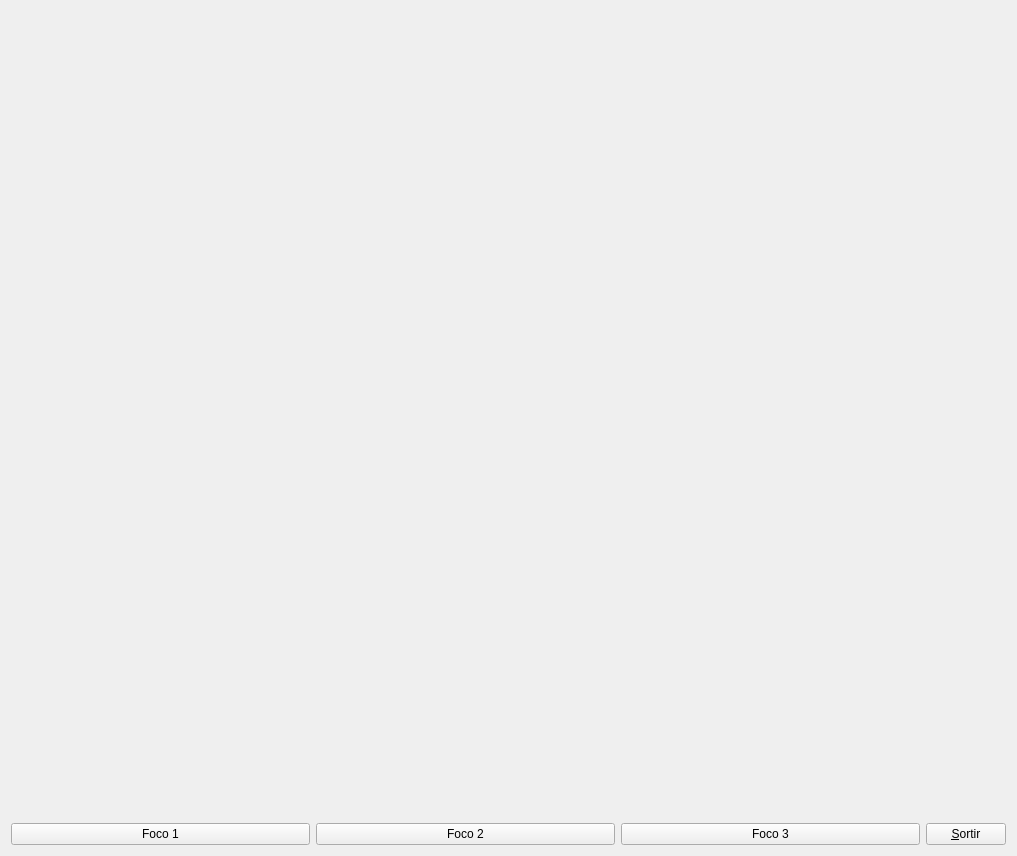
<?xml version="1.0" encoding="UTF-8"?>
<ui version="4.0">
 <class>MyForm</class>
 <widget class="QWidget" name="MyForm">
  <property name="geometry">
   <rect>
    <x>0</x>
    <y>0</y>
    <width>1017</width>
    <height>856</height>
   </rect>
  </property>
  <property name="windowTitle">
   <string>IDI-Lab</string>
  </property>
  <layout class="QHBoxLayout" name="horizontalLayout_3">
   <item>
    <layout class="QHBoxLayout" name="horizontalLayout_2">
     <item>
      <layout class="QVBoxLayout" name="verticalLayout_2">
       <item>
        <widget class="MyGLWidget" name="widget" native="true">
         <property name="sizePolicy">
          <sizepolicy hsizetype="Expanding" vsizetype="Expanding">
           <horstretch>0</horstretch>
           <verstretch>0</verstretch>
          </sizepolicy>
         </property>
        </widget>
       </item>
       <item>
        <layout class="QHBoxLayout" name="horizontalLayout">
         <item>
          <widget class="QPushButton" name="pushButton_3">
           <property name="text">
            <string>Foco 1</string>
           </property>
          </widget>
         </item>
         <item>
          <widget class="QPushButton" name="pushButton_2">
           <property name="text">
            <string>Foco 2</string>
           </property>
          </widget>
         </item>
         <item>
          <widget class="QPushButton" name="pushButton_4">
           <property name="text">
            <string>Foco 3</string>
           </property>
          </widget>
         </item>
        </layout>
       </item>
      </layout>
     </item>
     <item>
      <layout class="QVBoxLayout" name="verticalLayout">
       <item>
        <spacer name="verticalSpacer">
         <property name="orientation">
          <enum>Qt::Vertical</enum>
         </property>
         <property name="sizeHint" stdset="0">
          <size>
           <width>20</width>
           <height>40</height>
          </size>
         </property>
        </spacer>
       </item>
       <item>
        <widget class="QPushButton" name="pushButton">
         <property name="sizePolicy">
          <sizepolicy hsizetype="Fixed" vsizetype="Fixed">
           <horstretch>0</horstretch>
           <verstretch>0</verstretch>
          </sizepolicy>
         </property>
         <property name="text">
          <string>&amp;Sortir</string>
         </property>
        </widget>
       </item>
      </layout>
     </item>
    </layout>
   </item>
  </layout>
 </widget>
 <customwidgets>
  <customwidget>
   <class>MyGLWidget</class>
   <extends>QWidget</extends>
   <header>MyGLWidget.h</header>
   <container>1</container>
   <slots>
    <slot>focus2()</slot>
    <slot>focus1()</slot>
    <slot>focus3()</slot>
   </slots>
  </customwidget>
 </customwidgets>
 <resources/>
 <connections>
  <connection>
   <sender>pushButton</sender>
   <signal>clicked()</signal>
   <receiver>MyForm</receiver>
   <slot>close()</slot>
   <hints>
    <hint type="sourcelabel">
     <x>1005</x>
     <y>844</y>
    </hint>
    <hint type="destinationlabel">
     <x>839</x>
     <y>529</y>
    </hint>
   </hints>
  </connection>
  <connection>
   <sender>pushButton_2</sender>
   <signal>pressed()</signal>
   <receiver>widget</receiver>
   <slot>focus1()</slot>
   <hints>
    <hint type="sourcelabel">
     <x>405</x>
     <y>833</y>
    </hint>
    <hint type="destinationlabel">
     <x>451</x>
     <y>525</y>
    </hint>
   </hints>
  </connection>
  <connection>
   <sender>pushButton_4</sender>
   <signal>pressed()</signal>
   <receiver>widget</receiver>
   <slot>focus2()</slot>
   <hints>
    <hint type="sourcelabel">
     <x>717</x>
     <y>827</y>
    </hint>
    <hint type="destinationlabel">
     <x>738</x>
     <y>719</y>
    </hint>
   </hints>
  </connection>
  <connection>
   <sender>pushButton_3</sender>
   <signal>pressed()</signal>
   <receiver>widget</receiver>
   <slot>focus3()</slot>
   <hints>
    <hint type="sourcelabel">
     <x>188</x>
     <y>828</y>
    </hint>
    <hint type="destinationlabel">
     <x>169</x>
     <y>651</y>
    </hint>
   </hints>
  </connection>
 </connections>
</ui>
